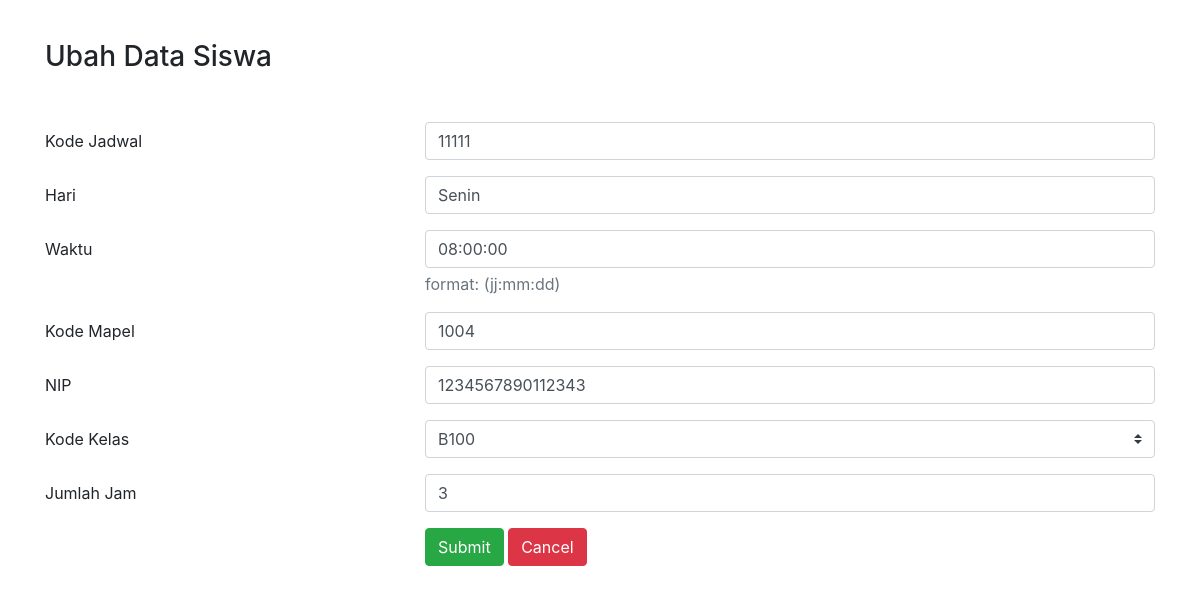
Screenshot of /ubah-jadwal.php?kd_jadwal=11111 (signed in) with the database file from the repository.
### tables this page shows
CREATE TABLE `jadwal_pelajaran` (
  `kd_jadwal` char(5) NOT NULL,
  `hari` varchar(10) NOT NULL,
  `waktu` time NOT NULL,
  `jmlh_jam` int(3) NOT NULL,
  `kd_kelas` char(4) NOT NULL,
  `nip` char(18) NOT NULL,
  `kd_mapel` char(4) NOT NULL
);

### functions.php (called while the page is built, shortened)
<?php
$conn = mysqli_connect("localhost", "root", "", "sekolah_database");
function query($query) {
	global $conn;
	$result = mysqli_query($conn, $query);
	$rows = [];
	while( $row = mysqli_fetch_assoc($result) ) {
		$rows[] = $row;
	}
	return $rows;
}
?>

### ubah-jadwal.php (the view, shortened to what this page needs)
<?php
require 'functions.php';
$kd_jadwal = $_GET["kd_jadwal"];
$jadwal_pelajaran = query("SELECT * FROM jadwal_pelajaran WHERE kd_jadwal = $kd_jadwal")[0];
?>
<!DOCTYPE html>
<html lang="en">
<head>
    <link rel="stylesheet" href="assets/css/form.css">
    <link rel="stylesheet" href="https://stackpath.bootstrapcdn.com/bootstrap/4.1.3/css/bootstrap.min.css">
    <link rel="stylesheet" href="https://maxcdn.bootstrapcdn.com/font-awesome/4.7.0/css/font-awesome.min.css">
</head>
<body>
    <header class="container">
        <h3>Ubah Data Siswa</h3>
    </header>
    <section id="edit-data-siswa" class="container">
    <form action="" method="post" enctype="multipart/form-data">
    <div class="form-group row">
            <label for="kd_jadwal" class="col-4 col-form-label">Kode Jadwal</label>
            <div class="col-8">
            <input id="kd_jadwal" name="kd_jadwal" placeholder="masukkan kode jadwal" type="text" class="form-control" required="required" value="<?= $jadwal_pelajaran["kd_jadwal"]; ?>">
            </div>
        </div>
        <div class="form-group row">
            <label for="hari" class="col-4 col-form-label">Hari</label>
            <div class="col-8">
            <input id="hari" name="hari" placeholder="masukkan hari" type="text" class="form-control" required="required" value="<?= $jadwal_pelajaran["hari"]; ?>">
            </div>
        </div>
        <div class="form-group row">
            <label for="waktu" class="col-4 col-form-label">Waktu</label>
            <div class="col-8">
            <input id="waktu" name="waktu" placeholder="masukkan waktu mulai mata pelajaran" type="text" class="form-control" required="required" aria-describedby="waktuHelpBlock" value="<?= $jadwal_pelajaran["waktu"]; ?>">
            <span id="waktuHelpBlock" class="form-text text-muted">format: (jj:mm:dd)</span>
            </div>
        </div>
        <div class="form-group row">
            <label for="kd_mapel" class="col-4 col-form-label">Kode Mapel</label>
            <div class="col-8">
            <input id="kd_mapel" name="kd_mapel" placeholder="masukkan kode mata pelajaran" type="text" class="form-control" value="<?= $jadwal_pelajaran["kd_mapel"]; ?>" required="required" value="<?= $jadwal_pelajaran["kd_mapel"]; ?>">
            </div>
        </div>
        <div class="form-group row">
            <label for="nip" class="col-4 col-form-label">NIP</label>
            <div class="col-8">
            <input id="nip" name="nip" placeholder="masukkan nip pengajar" type="text" class="form-control" required="required" value="<?= $jadwal_pelajaran["nip"]; ?>">
            </div>
        </div>
        <div class="form-group row">
            <label for="kd_kelas" class="col-4 col-form-label">Kode Kelas</label>
            <div class="col-8">
            <select id="kd_kelas" name="kd_kelas" class="custom-select">
                <option value="B100" <?=$jadwal_pelajaran['kd_kelas'] == 'B100' ? ' selected="selected"' : '';?>>B100</option>
            </select>
            </div>
        </div>
        <div class="form-group row">
            <label for="jmlh_jam" class="col-4 col-form-label">Jumlah Jam</label>
            <div class="col-8">
            <input id="jmlh_jam" name="jmlh_jam" placeholder="masukkan jumlah jam pelajaran" type="text" class="form-control" required="required" value="<?= $jadwal_pelajaran["jmlh_jam"]; ?>">
            </div>
        </div>
        <div class="form-group row">
            <div class="offset-4 col-8">
            <button name="submit" type="submit" class="btn btn-success">Submit</button>
            <button name="submit" type="submit" class="btn btn-danger"><a href="data-jadwal.php" style="color: #fff; text-decoration:none; ">Cancel</a></button>
            </div>
        </div>
    </form>
    </section>
</body>
</html>

### assets/css/form.css (style rules this page uses)
* { margin: 0; padding: 0; box-sizing: border-box; text-decoration: none; list-style: none; }
body { font-family: 'Poppins', sans-serif; }
.container { width: 80%; margin: auto; }
header { padding: 40px 0; }

### rows the page displays
jadwal_pelajaran: kd_jadwal "11111", hari "Senin", waktu "08:00:00", kd_mapel "1004", nip "1234567890112343", kd_kelas "B100", jmlh_jam "3"
